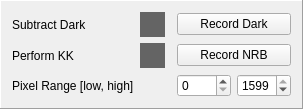
       <widget class="QFrame" name="frame_4">
        <property name="sizePolicy">
         <sizepolicy hsizetype="Minimum" vsizetype="Minimum">
          <horstretch>0</horstretch>
          <verstretch>0</verstretch>
         </sizepolicy>
        </property>
        <property name="maximumSize">
         <size>
          <width>16777215</width>
          <height>90</height>
         </size>
        </property>
        <property name="frameShape">
         <enum>QFrame::Panel</enum>
        </property>
        <property name="frameShadow">
         <enum>QFrame::Raised</enum>
        </property>
        <layout class="QGridLayout" name="gridLayout_2">
         <item row="2" column="0">
          <widget class="QLabel" name="label_19">
           <property name="text">
            <string>Pixel Range [low, high]</string>
           </property>
          </widget>
         </item>
         <item row="0" column="2">
          <widget class="QPushButton" name="pushButtonRecDark">
           <property name="text">
            <string>Record Dark</string>
           </property>
          </widget>
         </item>
         <item row="1" column="0">
          <widget class="QLabel" name="label_11">
           <property name="text">
            <string>Perform KK</string>
           </property>
           <property name="textFormat">
            <enum>Qt::PlainText</enum>
           </property>
          </widget>
         </item>
         <item row="1" column="1">
          <widget class="QCheckBox" name="checkBoxKK">
           <property name="enabled">
            <bool>false</bool>
           </property>
           <property name="sizePolicy">
            <sizepolicy hsizetype="Fixed" vsizetype="Fixed">
             <horstretch>0</horstretch>
             <verstretch>0</verstretch>
            </sizepolicy>
           </property>
           <property name="styleSheet">
            <string notr="true">QCheckBox::indicator { width: 25; height: 25 }
QCheckBox::indicator:disabled { background-color:rgb(100,100,100);}</string>
           </property>
           <property name="text">
            <string/>
           </property>
          </widget>
         </item>
         <item row="0" column="1">
          <widget class="QCheckBox" name="checkBoxSubtractDark">
           <property name="enabled">
            <bool>false</bool>
           </property>
           <property name="sizePolicy">
            <sizepolicy hsizetype="Fixed" vsizetype="Fixed">
             <horstretch>0</horstretch>
             <verstretch>0</verstretch>
            </sizepolicy>
           </property>
           <property name="styleSheet">
            <string notr="true">QCheckBox::indicator { width: 25; height: 25 }
QCheckBox::indicator:disabled { background-color:rgb(100,100,100);}</string>
           </property>
           <property name="text">
            <string/>
           </property>
          </widget>
         </item>
         <item row="1" column="2">
          <widget class="QPushButton" name="pushButtonRecNRB">
           <property name="text">
            <string>Record NRB</string>
           </property>
          </widget>
         </item>
         <item row="2" column="2">
          <layout class="QHBoxLayout" name="horizontalLayout_7">
           <item>
            <widget class="QSpinBox" name="spinBoxLowPix">
             <property name="maximum">
              <number>1599</number>
             </property>
             <property name="value">
              <number>0</number>
             </property>
            </widget>
           </item>
           <item>
            <widget class="QSpinBox" name="spinBoxHighPix">
             <property name="maximum">
              <number>1599</number>
             </property>
             <property name="value">
              <number>1599</number>
             </property>
            </widget>
           </item>
          </layout>
         </item>
         <item row="0" column="0">
          <widget class="QLabel" name="label_12">
           <property name="text">
            <string>Subtract Dark</string>
           </property>
           <property name="textFormat">
            <enum>Qt::PlainText</enum>
           </property>
          </widget>
         </item>
        </layout>
       </widget>
